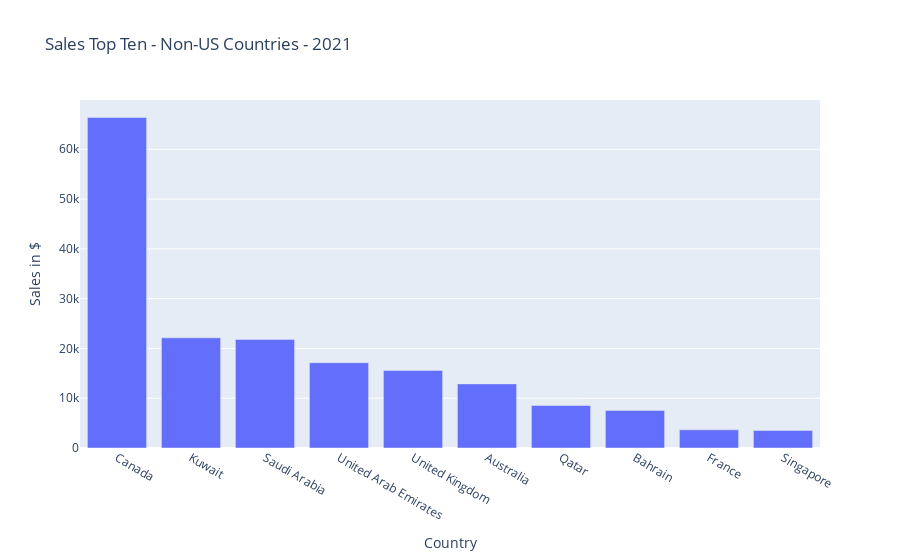

Source (notebook cell):
### Code cell
# Plotly bar chart - net sales for top ten countries - 2021
top_sales_2021_fig = px.bar(top_sales_by_country_ten_2021, x="country", y="net_sales", title="Sales Top Ten - Non-US Countries - 2021",
                labels={"country" : 'Country', "net_sales" :'Sales in $'}, hover_data={"net_sales" : ':.2f'})


top_sales_2021_fig.show()

### Figure 1 — Plotly figure (JSON) as saved in the notebook; plotly's stock layout.template omitted (floating-point values rounded to 4 significant figures)
{"data": [{"alignmentgroup": "True", "hovertemplate": "Country=%{x}<br>Sales in $=%{y:.2f}<extra></extra>", "legendgroup": "", "marker": {"color": "#636efa", "pattern": {"shape": ""}}, "name": "", "offsetgroup": "", "orientation": "v", "showlegend": false, "textposition": "auto", "type": "bar", "x": ["Canada", "Kuwait", "Saudi Arabia", "United Arab Emirates", "United Kingdom", "Australia", "Qatar", "Bahrain", "France", "Singapore"], "xaxis": "x", "y": [66410.0, 22130.0, 21820.0, 17130.0, 15550.0, 12880.0, 8545.0, 7535.0, 3643.0, 3532.0], "yaxis": "y"}], "layout": {"barmode": "relative", "legend": {"tracegroupgap": 0}, "title": {"text": "Sales Top Ten - Non-US Countries - 2021"}, "xaxis": {"anchor": "y", "domain": [0, 1], "title": {"text": "Country"}}, "yaxis": {"anchor": "x", "domain": [0, 1], "title": {"text": "Sales in $"}}}}
